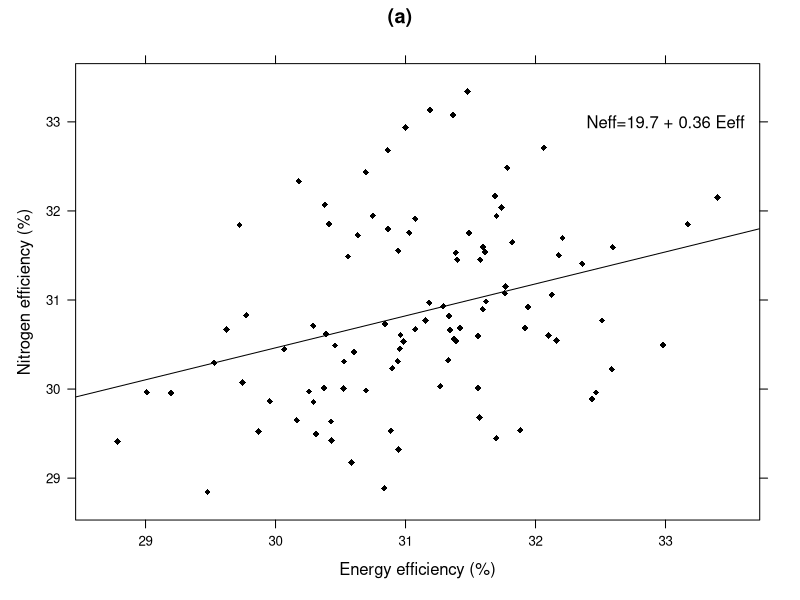

Write R code to recreate this figure.
set.seed(1)

phuong <- data.frame(Eeff = rnorm(100,31))
phuong$Neff <- rnorm(100,19.7 + .36*phuong$Eeff)

# Create the lm object ahead of time
lm1 <- lm(Neff ~ Eeff, data = phuong)

# Create the character string that you want to print
tp <- sprintf("%s=%.1f + %.2f %s", all.vars(formula(lm1))[1],
  coef(lm1)[1], coef(lm1)[2], all.vars(formula(lm1))[2])

# Change the mypanel function to use the lm1 object
mypanel<-function(x,y,...){
  panel.xyplot(x, y, ...)
  panel.abline(lm1)
  panel.text(33,33,labels=tp)
}

library(lattice)

# and off we go.

xyplot(Neff~Eeff,data=phuong,panel=mypanel,
       col="black",
       pch=18,xlab="Energy efficiency (%)",
       ylab = "Nitrogen efficiency (%)", main="(a)")